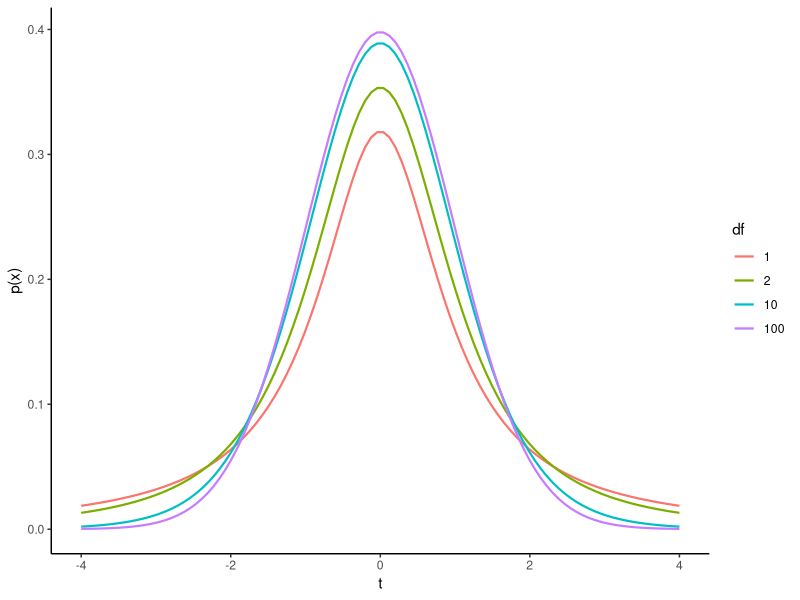
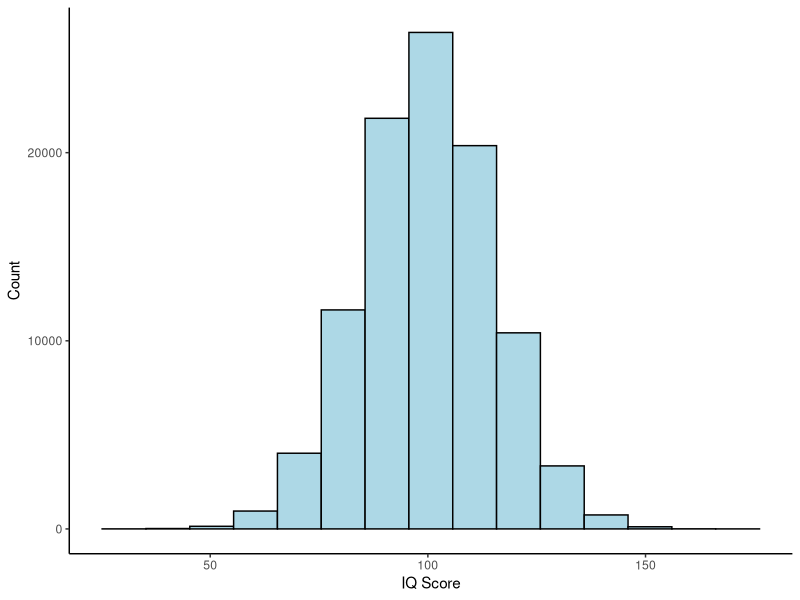

Write R code to recreate these figures, in order. (Note: a time limit stopped this script after it produced the figures.)
## ---- chunk 1
knitr::opts_chunk$set(echo = TRUE)
## ---- chunk 2

library(tidyverse)

## ---- chunk 3

# Set degrees of freedom
df.1 <- 1
df.2 <- 2
df.3 <- 10
df.4 <- 100

# Create a sequence of x-values
x_values <- seq(-4, 4, length.out = 100)

# Calculate the density values
density_values.1 <- dt(x_values, df.1)
density_values.2 <- dt(x_values, df.2)
density_values.3 <- dt(x_values, df.3)
density_values.4 <- dt(x_values, df.4)

t.dist.df <- data.frame("df"=c(rep(1, 100), rep(2, 100), rep(10, 100), rep(100, 100)), t=c(x_values, x_values, x_values, x_values), "p" = c(density_values.1, density_values.2, density_values.3, density_values.4))

t.dist.df$df <- as.factor(t.dist.df$df)

ggplot(t.dist.df, aes(x=t, y=p, group=df, color=df)) +
  geom_line(lwd=0.75) +
  labs(x="t", y="p(x)")+
  theme_classic()


## ---- chunk 4

#Set seed for reproducibility 
set.seed(8675309) 

#Generate a positively skewed distribution to simulate real response time data
iq.data <- rnorm(n = 100000, mean=100, sd = 15)
iq.data <- data.frame("IQ" = iq.data)


ggplot(iq.data, aes(x=IQ)) +
  geom_histogram(color="black", fill="lightblue", bins=15)+
  labs(x = "IQ Score", y = "Count") +
  theme_classic()

## ---- chunk 5

#Descriptive Statistics for the Population
cat("The population mean is", round(mean(iq.data$IQ), 2))
cat("The population standard deviation is", round(sd(iq.data$IQ), 2))


## ---- chunk 6

ts.onesample.df2 <- c() #for storing t-values from one-sample t-test (df=2)
ts.indsample.df2 <- c() #for storing t-values from independent samples t-test (df=2)

#Generate sampling distribution for one-sample t-test
for(i in 1:100000){
  s1 <- sample(iq.data$IQ, 3) # n=3, df=2
  ts.onesample.df2[i] <- t.test(s1, mu=100)$statistic
}
#Generate sampling distribution for independent samples t-test
for(i in 1:100000){
  s1 <- sample(iq.data$IQ, 2) # n=2, df=1
  s2 <- sample(iq.data$IQ, 2) # n=2, df=1
  ts.indsample.df2[i] <- t.test(s1, s2, var.equal=T)$statistic
}


t.dist.df <- data.frame("df" = rep(2, 200000), "test" = c(rep("One-Sample", 100000), rep("Independent-Sample", 100000)), t=c(ts.onesample.df2, ts.indsample.df2))

ggplot(t.dist.df, aes(x=t, color=test, group=test))+
  geom_freqpoly(binwidth=0.15, position="identity", lwd=1)+
  coord_cartesian(xlim = c(-4, 4))+
  labs(x="t-value", y="Count") +
  theme_classic()+
  theme(legend.position="bottom")


## ---- chunk 7

#For the actual values, we'll just use the exact values in the look-up table
t.actual.df2 <- c(0.816, 1.061, 1.386, 1.886, 2.920, 4.303, 6.965, 9.925, 31.600)

#For our simulated t-distribution, we'll take the absolute mean of the two values corresponding to the thresholds. Although the two values should be nearly identical, this will increase robustness of the values.
t.observed.df2 <- c(mean(abs(quantile(ts.onesample.df2, c(0.25, 0.75)))), mean(abs(quantile(ts.onesample.df2, c(0.20, 0.80)))), mean(abs(quantile(ts.onesample.df2, c(0.15, 0.85)))), mean(abs(quantile(ts.onesample.df2, c(0.10, 0.90)))), mean(abs(quantile(ts.onesample.df2, c(0.05, 0.95)))), mean(abs(quantile(ts.onesample.df2, c(0.025, 0.975)))), mean(abs(quantile(ts.onesample.df2, c(0.01, 0.99)))), mean(abs(quantile(ts.onesample.df2, c(0.005, 0.995)))), mean(abs(quantile(ts.onesample.df2, c(0.0005, 0.9995)))))

df.crit <- data.frame(df=rep("2", 9), Observed = t.observed.df2, Actual = t.actual.df2, Alpha=c(.50, .40, .30, .20, .10, .05, .02, .01, .001))

df.crit$Alpha <- factor(df.crit$Alpha, levels=c("0.5", "0.4", "0.3", "0.2", "0.1", "0.05", "0.02", "0.01", "0.001")) #Make alpha a factor for plotting



cor(df.crit$Actual, df.crit$Observed)


ggplot(df.crit, aes(x=Observed, y=Actual, fill=Alpha)) +
  geom_point(size=3, color="black", pch=21) +
  geom_abline(intercept = 0, slope = 1, lty=2)+
  annotate("text", x = 3, y = 30, label = "df = 2: r = .999") +
  labs(fill = expression(paste("Sig. Level (", alpha, ")")))+
  theme_classic()
  #theme(legend.position="bottom")

df.crit


## ---- chunk 8

ts.indsample.df4 <- c() #for storing t-values from independent samples t-test (df=4)
ts.indsample.df12 <- c() #for storing t-values from independent samples t-test (df=12)
ts.indsample.df100 <- c() #for storing t-values from independent samples t-test (df=100)


#Generate sampling distribution for independent samples t-test (df=4)
for(i in 1:100000){
  s1 <- sample(iq.data$IQ, 3) # n=3, df=2
  s2 <- sample(iq.data$IQ, 3) # n=3, df=2
  ts.indsample.df4[i] <- t.test(s1, s2, var.equal=T)$statistic
}

#Generate sampling distribution for independent samples t-test (df=12)
for(i in 1:100000){
  s1 <- sample(iq.data$IQ, 7) # n=7, df=6
  s2 <- sample(iq.data$IQ, 7) # n=7, df=6
  ts.indsample.df12[i] <- t.test(s1, s2, var.equal=T)$statistic
}

#Generate sampling distribution for independent samples t-test (df=12)
for(i in 1:100000){
  s1 <- sample(iq.data$IQ, 51) # n=51, df=50
  s2 <- sample(iq.data$IQ, 51) # n=51, df=50
  ts.indsample.df100[i] <- t.test(s1, s2, var.equal=T)$statistic
}


t.dist.df.add <- data.frame("df" = c(rep(2, 100000), rep(4, 100000), rep(12, 100000), rep(100, 100000)), t=c(ts.indsample.df2, ts.indsample.df4, ts.indsample.df12, ts.indsample.df100))

t.dist.df.add$df <- as.factor(t.dist.df.add$df)



ggplot(t.dist.df.add, aes(x=t, color=df, group=df))+
  geom_freqpoly(binwidth=0.2, position="identity", lwd=1)+
  coord_cartesian(xlim = c(-4, 4))+
  labs(title="Simulated T-Distributions for Different Degrees of Freedom", x="t-value", y="Count") +
  theme_classic()+
  theme(legend.position="bottom")


## ---- chunk 9


#For the actual values, we'll just use the exact values in the look-up table
t.actual.df4 <- c(0.741, 0.941, 1.190, 1.533, 2.132, 2.776, 3.747, 4.604, 8.610)
t.actual.df12 <- c(0.695, 0.873, 1.083, 1.356, 1.782, 2.179, 2.681, 3.055, 4.318)
t.actual.df100 <- c(0.677, 0.845, 1.042, 1.290, 1.660, 1.984, 2.364, 2.626, 3.390)

#For our simulated t-distribution, we'll take the absolute mean of the two values corresponding to the thresholds. Although the two values should be nearly identical, this will increase robustness of the values.
#df = 4
t.observed.df4 <- c(mean(abs(quantile(ts.indsample.df4, c(0.25, 0.75)))), mean(abs(quantile(ts.indsample.df4, c(0.20, 0.80)))), mean(abs(quantile(ts.indsample.df4, c(0.15, 0.85)))), mean(abs(quantile(ts.indsample.df4, c(0.10, 0.90)))), mean(abs(quantile(ts.indsample.df4, c(0.05, 0.95)))), mean(abs(quantile(ts.indsample.df4, c(0.025, 0.975)))), mean(abs(quantile(ts.indsample.df4, c(0.01, 0.99)))), mean(abs(quantile(ts.indsample.df4, c(0.005, 0.995)))), mean(abs(quantile(ts.indsample.df4, c(0.0005, 0.9995)))))

#df = 12
t.observed.df12 <- c(mean(abs(quantile(ts.indsample.df12, c(0.25, 0.75)))), mean(abs(quantile(ts.indsample.df12, c(0.20, 0.80)))), mean(abs(quantile(ts.indsample.df12, c(0.15, 0.85)))), mean(abs(quantile(ts.indsample.df12, c(0.10, 0.90)))), mean(abs(quantile(ts.indsample.df12, c(0.05, 0.95)))), mean(abs(quantile(ts.indsample.df12, c(0.025, 0.975)))), mean(abs(quantile(ts.indsample.df12, c(0.01, 0.99)))), mean(abs(quantile(ts.indsample.df12, c(0.005, 0.995)))), mean(abs(quantile(ts.indsample.df12, c(0.0005, 0.9995)))))

#df = 100
t.observed.df100 <- c(mean(abs(quantile(ts.indsample.df100, c(0.25, 0.75)))), mean(abs(quantile(ts.indsample.df100, c(0.20, 0.80)))), mean(abs(quantile(ts.indsample.df100, c(0.15, 0.85)))), mean(abs(quantile(ts.indsample.df100, c(0.10, 0.90)))), mean(abs(quantile(ts.indsample.df100, c(0.05, 0.95)))), mean(abs(quantile(ts.indsample.df100, c(0.025, 0.975)))), mean(abs(quantile(ts.indsample.df100, c(0.01, 0.99)))), mean(abs(quantile(ts.indsample.df100, c(0.005, 0.995)))), mean(abs(quantile(ts.indsample.df100, c(0.0005, 0.9995)))))

df.crit.add <- data.frame(df=c(rep("2", 9), rep("4", 9), rep("12", 9), rep("100", 9)), Observed = c(t.observed.df2, t.observed.df4, t.observed.df12, t.observed.df100), Actual = c(t.actual.df2, t.actual.df4, t.actual.df12, t.actual.df100), Alpha=rep(c(.50, .40, .30, .20, .10, .05, .02, .01, .001), 4))

df.crit.add$Alpha <- factor(df.crit.add$Alpha, levels=c("0.5", "0.4", "0.3", "0.2", "0.1", "0.05", "0.02", "0.01", "0.001")) #Make alpha a factor for plotting

df.crit.add$df <- factor(df.crit.add$df, levels=c("2", "4", "12", "100")) #Make alpha a factor for plotting

ggplot(df.crit.add, aes(x=Observed, y=Actual, fill=Alpha, group=df)) +
  facet_wrap(~df, scales="free", labeller = label_both)+
  geom_abline(intercept = 0, slope = 1, lty=2)+
  geom_point(size=3, color="black", pch=21) +
  labs(x="Observed (Simulated) t", y = "Actual t", fill = expression(paste("Sig. Level (", alpha, ")")))+
  theme_classic()



#Print correlation values
 df_correlations <- df.crit.add %>%
      group_by(df) %>%
      summarize(correlation = cor(Observed, Actual))

 df_correlations
 

## ---- chunk 10

df.crit.add %>%
      filter(df == 4) 

## ---- chunk 11

df.crit.add %>%
      filter(df == 12) 

## ---- chunk 12

df.crit.add %>%
      filter(df == 100) 
